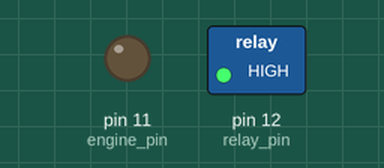
Recording of a sketch running on a simulated Arduino Uno, built with avr-gcc and run on an emulated ATmega328P. On the bench: switched loads named in the sketch (green lamp = pin HIGH), output pins drawn as LEDs (lit = HIGH).

Above: at 0.1 s.
At 5.1 s:
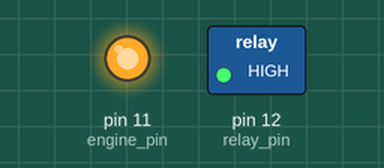
Timing chart, 0 to 7.5 s (numbered marks = the images above):
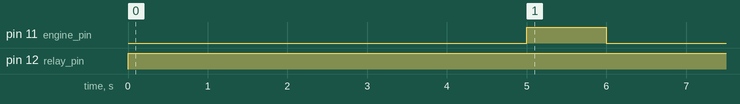

Measured:
- by itself, pin 11 (engine_pin): LOW → HIGH at 5.0 s, → LOW 1.0 s later
- by itself, pin 12 (relay_pin): LOW → HIGH at 0.00 s

The sketch:

Start_Engine.ino
```cpp
int relay_pin = 12;
int engine_pin = 11;


void setup() {

  pinMode(relay_pin, OUTPUT);
  pinMode(engine_pin, OUTPUT);

}

void loop()
{
  digitalWrite(relay_pin, HIGH);
  delay(5000);
  startEngine();
  delay(1000000);
}

void startEngine()
{

  digitalWrite(engine_pin, HIGH);
  delay(1000);
  digitalWrite(engine_pin, LOW);

}
```
